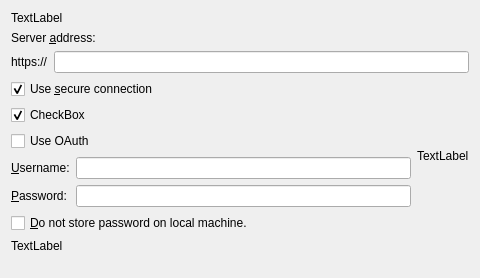
<?xml version="1.0" encoding="UTF-8"?>
<ui version="4.0">
 <class>OwncloudSetupPage</class>
 <widget class="QWidget" name="OwncloudSetupPage">
  <property name="geometry">
   <rect>
    <x>0</x>
    <y>0</y>
    <width>480</width>
    <height>278</height>
   </rect>
  </property>
  <property name="windowTitle">
   <string>Form</string>
  </property>
  <layout class="QGridLayout" name="gridLayout">
   <item row="1" column="0">
    <widget class="QLabel" name="serverAddressLabel">
     <property name="text">
      <string>Server &amp;address:</string>
     </property>
     <property name="buddy">
      <cstring>leUrl</cstring>
     </property>
    </widget>
   </item>
   <item row="0" column="0" colspan="2">
    <widget class="QLabel" name="topLabel">
     <property name="sizePolicy">
      <sizepolicy hsizetype="Preferred" vsizetype="Fixed">
       <horstretch>0</horstretch>
       <verstretch>0</verstretch>
      </sizepolicy>
     </property>
     <property name="text">
      <string>TextLabel</string>
     </property>
    </widget>
   </item>
   <item row="3" column="0" colspan="2">
    <layout class="QHBoxLayout" name="horizontalLayout_2">
     <item>
      <layout class="QVBoxLayout" name="verticalLayout">
       <item>
        <widget class="QCheckBox" name="cbSecureConnect">
         <property name="text">
          <string>Use &amp;secure connection</string>
         </property>
         <property name="checked">
          <bool>true</bool>
         </property>
        </widget>
       </item>
       <item>
        <widget class="QCheckBox" name="cbConnectOC">
         <property name="enabled">
          <bool>true</bool>
         </property>
         <property name="text">
          <string>CheckBox</string>
         </property>
         <property name="checkable">
          <bool>true</bool>
         </property>
         <property name="checked">
          <bool>true</bool>
         </property>
        </widget>
       </item>
       <item>
        <widget class="QCheckBox" name="cbUseOAuth">
         <property name="text">
          <string>Use OAuth</string>
         </property>
        </widget>
       </item>
       <item>
        <layout class="QFormLayout" name="formLayout">
         <item row="0" column="0">
          <widget class="QLabel" name="label_2">
           <property name="text">
            <string>&amp;Username:</string>
           </property>
           <property name="buddy">
            <cstring>leUsername</cstring>
           </property>
          </widget>
         </item>
         <item row="0" column="1">
          <widget class="QLineEdit" name="leUsername">
           <property name="toolTip">
            <string>Enter the ownCloud username.</string>
           </property>
          </widget>
         </item>
         <item row="1" column="0">
          <widget class="QLabel" name="lbPassword">
           <property name="text">
            <string>&amp;Password:</string>
           </property>
           <property name="buddy">
            <cstring>lePassword</cstring>
           </property>
          </widget>
         </item>
         <item row="1" column="1">
          <widget class="QLineEdit" name="lePassword">
           <property name="toolTip">
            <string>Enter the ownCloud password.</string>
           </property>
           <property name="text">
            <string/>
           </property>
           <property name="echoMode">
            <enum>QLineEdit::Password</enum>
           </property>
          </widget>
         </item>
        </layout>
       </item>
       <item>
        <widget class="QCheckBox" name="cbNoPasswordStore">
         <property name="toolTip">
          <string>Do not allow the local storage of the password.</string>
         </property>
         <property name="text">
          <string>&amp;Do not store password on local machine.</string>
         </property>
        </widget>
       </item>
      </layout>
     </item>
     <item>
      <widget class="QLabel" name="sideLabel">
       <property name="text">
        <string>TextLabel</string>
       </property>
      </widget>
     </item>
    </layout>
   </item>
   <item row="2" column="0" colspan="2">
    <layout class="QHBoxLayout" name="horizontalLayout">
     <item>
      <widget class="QLabel" name="protocolLabel">
       <property name="text">
        <string>https://</string>
       </property>
      </widget>
     </item>
     <item>
      <widget class="QLineEdit" name="leUrl">
       <property name="toolTip">
        <string>Enter the url of the ownCloud you want to connect to (without http or https).</string>
       </property>
      </widget>
     </item>
    </layout>
   </item>
   <item row="4" column="0" colspan="2">
    <widget class="QLabel" name="bottomLabel">
     <property name="text">
      <string>TextLabel</string>
     </property>
    </widget>
   </item>
   <item row="5" column="1">
    <spacer name="verticalSpacer">
     <property name="orientation">
      <enum>Qt::Vertical</enum>
     </property>
     <property name="sizeHint" stdset="0">
      <size>
       <width>344</width>
       <height>1</height>
      </size>
     </property>
    </spacer>
   </item>
  </layout>
 </widget>
 <tabstops>
  <tabstop>leUrl</tabstop>
  <tabstop>cbSecureConnect</tabstop>
  <tabstop>cbConnectOC</tabstop>
  <tabstop>leUsername</tabstop>
  <tabstop>lePassword</tabstop>
  <tabstop>cbNoPasswordStore</tabstop>
 </tabstops>
 <resources/>
 <connections/>
</ui>
